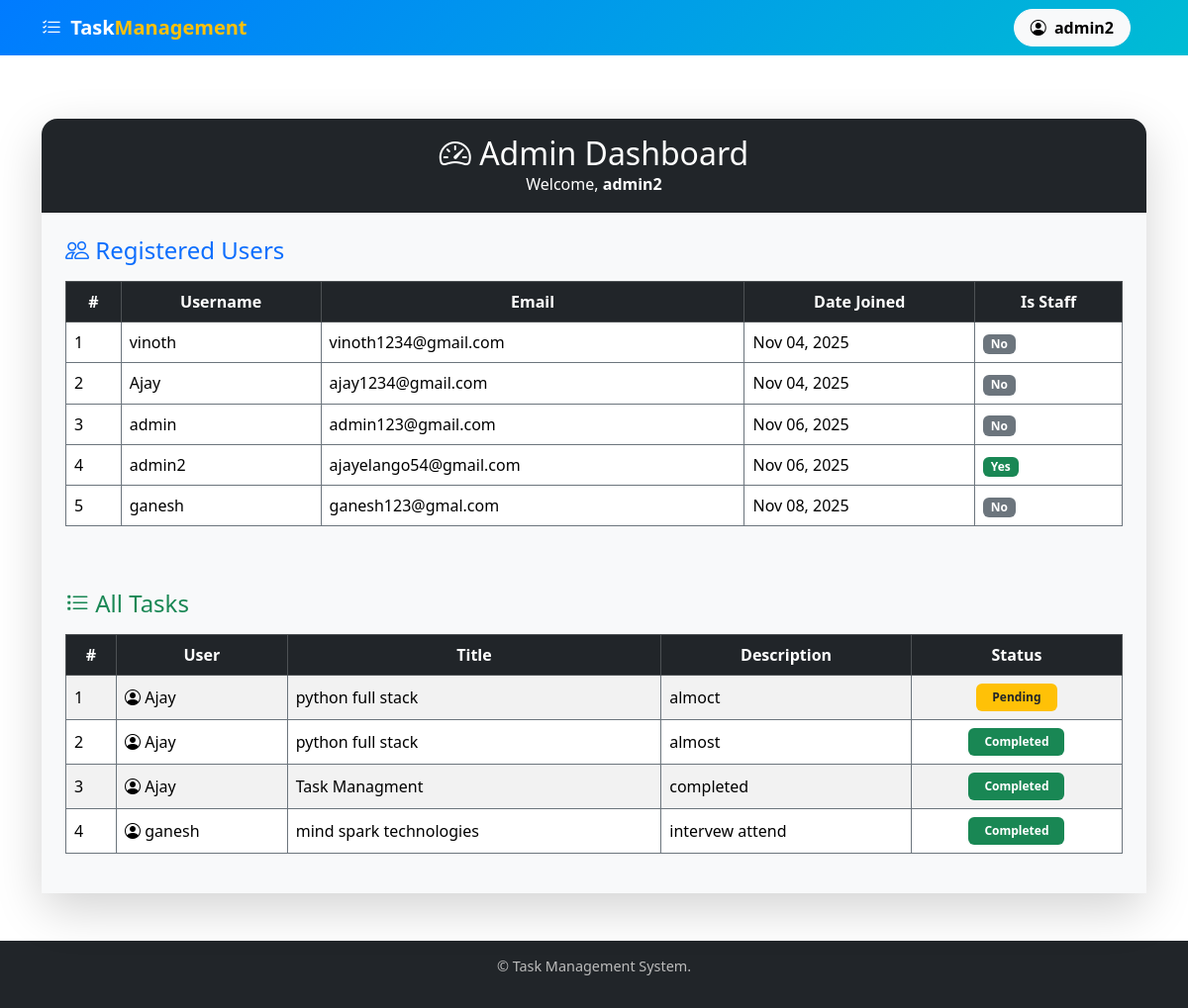
/admin-dashboard/ (signed in), run on the app's committed database.
### task/models.py (models this page shows)
class Task(models.Model):
    user=models.ForeignKey(User, on_delete=models.CASCADE)
    title=models.CharField(max_length=200)
    description=models.TextField(blank=True,null=True)
    status=models.BooleanField(default=False)
    created_at=models.DateTimeField(auto_now_add=True)

### task/views.py (the view)
# urls.py: path('admin-dashboard/', views.admin_dashboard, name='admin_dashboard'),
@login_required
def admin_dashboard(request):
    if not request.user.is_superuser:
        messages.error(request, "Access denied! Admins only.")
        return redirect('admin_dashboard')
    tasks = Task.objects.all()
    users = User.objects.all()
    return render(request, 'admin_dashboard.html', {'tasks': tasks, 'users': users})

### task/templates/admin_dashboard.html
{% extends 'base.html' %}
{% load static %}
{% block content %}
<div class="container mt-5 mb-5">
  <div class="card shadow-lg border-0 rounded-4">
    <div class="card-header bg-dark text-white text-center rounded-top-4 py-3">
      <h2 class="mb-0"><i class="bi bi-speedometer2"></i> Admin Dashboard</h2>
      <p class="mb-0">Welcome, <strong>{{ request.user.username }}</strong> </p>
    </div>
    <div class="card-body bg-light p-4">
      <h4 class="mb-3 text-primary"><i class="bi bi-people"></i> Registered Users</h4>
      {% if users %}
      <div class="table-responsive mb-5">
        <table class="table table-hover align-middle table-bordered border-secondary">
          <thead class="table-dark text-center">
            <tr>
              <th scope="col">#</th>
              <th scope="col">Username</th>
              <th scope="col">Email</th>
              <th scope="col">Date Joined</th>
              <th scope="col">Is Staff</th>
            </tr>
          </thead>
          <tbody>
            {% for user in users %}
            <tr>
              <td>{{ forloop.counter }}</td>
              <td>{{ user.username }}</td>
              <td>{{ user.email }}</td>
              <td>{{ user.date_joined|date:"M d, Y" }}</td>
              <td>
                {% if user.is_staff %}
                  <span class="badge bg-success">Yes</span>
                {% else %}
                  <span class="badge bg-secondary">No</span>
                {% endif %}
              </td>
            </tr>
            {% endfor %}
          </tbody>
        </table>
      </div>
      {% else %}
        <p class="text-muted">No users registered yet.</p>
      {% endif %}
      <h4 class="mb-3 text-success"><i class="bi bi-list-task"></i> All Tasks</h4>
      {% if tasks %}
      <div class="table-responsive">
        <table class="table table-striped table-hover align-middle table-bordered border-secondary">
          <thead class="table-dark text-center">
            <tr>
              <th scope="col">#</th>
              <th scope="col">User</th>
              <th scope="col">Title</th>
              <th scope="col">Description</th>
              <th scope="col">Status</th>
            </tr>
          </thead>
          <tbody>
            {% for t in tasks %}
            <tr>
              <td>{{ forloop.counter }}</td>
              <td><i class="bi bi-person-circle"></i> {{ t.user.username }}</td>
              <td>{{ t.title }}</td>
              <td>{{ t.description }}</td>
              <td class="text-center">
                {% if t.status %}
                  <span class="badge bg-success px-3 py-2"> Completed</span>
                {% else %}
                  <span class="badge bg-warning text-dark px-3 py-2"> Pending</span>
                {% endif %}
              </td>
            </tr>
            {% endfor %}
          </tbody>
        </table>
      </div>
      {% else %}
        <p class="text-muted">No tasks available yet.</p>
      {% endif %}
    </div>
  </div>
</div>
<link href="https://cdn.jsdelivr.net/npm/bootstrap-icons@1.10.5/font/bootstrap-icons.css" rel="stylesheet">
{% endblock %}

### task/templates/base.html (shortened to what this page needs)
<!DOCTYPE html>
<html lang="en">
<head>
  <link href="https://cdn.jsdelivr.net/npm/bootstrap@5.3.2/dist/css/bootstrap.min.css" rel="stylesheet">
  <link href="https://cdn.jsdelivr.net/npm/bootstrap-icons@1.10.5/font/bootstrap-icons.css" rel="stylesheet">
</head>
<body>
  <nav class="navbar navbar-expand-lg navbar-dark">
    <div class="container">
      <a class="navbar-brand fw-bold" href="{% url 'task_list' %}">
        <i class="bi bi-list-check me-1"></i> Task<span class="text-warning">Management</span>
      </a>
      <div class="collapse navbar-collapse justify-content-end" id="navbarNav">
        <ul class="navbar-nav">
          {% if user.is_authenticated %}
            <li class="nav-item me-3">
              <button class="btn btn-light fw-semibold rounded-pill px-3"
                      data-bs-toggle="offcanvas" data-bs-target="#userMenu">
                <i class="bi bi-person-circle me-1"></i> {{ user.username }}
              </button>
            </li>
          {% endif %}
        </ul>
      </div>
    </div>
  </nav>
  {% block content %}
  {% endblock %}
  <footer>
    <p>&copy; {{ now|date:"Y" }} Task Management System.</p>
  </footer>
</body>
</html>

### task/templates/base.html (style rules this page uses)
.navbar { background: linear-gradient(135deg, #007bff, #00bcd4); transition: all 0.3s ease; }
body { background-color: white; min-height: 120vh; display: flex; flex-direction: column; }
footer { margin-top: auto; background: #212529; color: #bbb; text-align: center; padding: 15px 0; font-size: 0.9rem; }

### data on the page
Task: user.username "Ajay", title "python full stack", description "almoct", status "Pending"
Task: user.username "Ajay", title "python full stack", description "almost", status "Completed"
Task: user.username "Ajay", title "Task Managment", description "completed", status "Completed"
Task: user.username "ganesh", title "mind spark technologies", description "intervew attend", status "Completed"

### other printed values
{{ user.username }} "admin2"
{{ request.user.username }} "admin2"
{{ user.username }} "vinoth"
{{ user.email }} "vinoth1234@gmail.com"
{{ user.date_joined|date:"M d, Y" }} "Nov 04, 2025"
{{ user.username }} "Ajay"
{{ user.email }} "ajay1234@gmail.com"
{{ user.username }} "admin"
{{ user.email }} "admin123@gmail.com"
{{ user.date_joined|date:"M d, Y" }} "Nov 06, 2025"
{{ user.email }} "ajayelango54@gmail.com"
{{ user.username }} "ganesh"
{{ user.email }} "ganesh123@gmal.com"
{{ user.date_joined|date:"M d, Y" }} "Nov 08, 2025"
